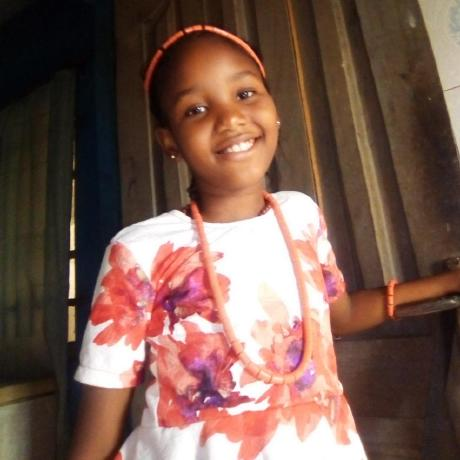
#> input picture _img/img-a.png, 460 x 460 px
$ python sample.py
#> lines starting #> are read from the running program, lines starting #| are printed output that depends on the picture
import cv2 as cv

img = cv.imread('../_img/img-a.png')
#> img is the input picture: shape (460, 460, 3); mean B, G, R 78.5, 89.6, 119.9
img1 = cv.cvtColor(img, cv.COLOR_BGR2GRAY )
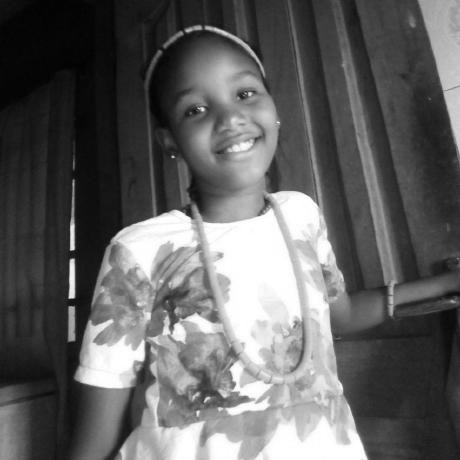
#> img1: shape (460, 460); min 1, max 255, mean 97.4
img2 = cv.cvtColor(img, cv.COLOR_BGR2HSV)
#> img2: shape (460, 460, 3); mean H, S, V 33.6, 106.9, 120.7

# Displaying the image
cv.imshow('original', img)
cv.imshow('Gray', img1)
cv.imshow('HSV', img2)

cv.waitKey(0)
cv.destroyAllWindows()

$ run again, with _img/Dhoni-and-Virat.png copied over _img/img-a.png
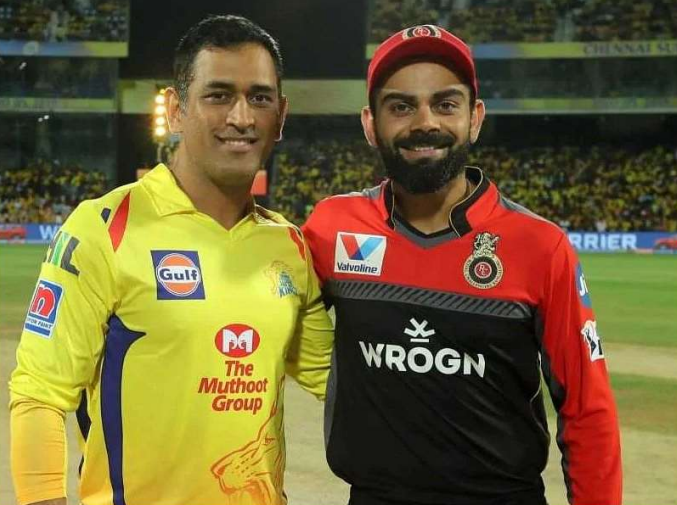
#> input picture _img/Dhoni-and-Virat.png, 677 x 505 px
#> img is the input picture: shape (505, 677, 3); mean B, G, R 53.5, 98, 112.8
#> `img1 = cv.cvtColor(img, cv.COLOR_BGR2GRAY )`:
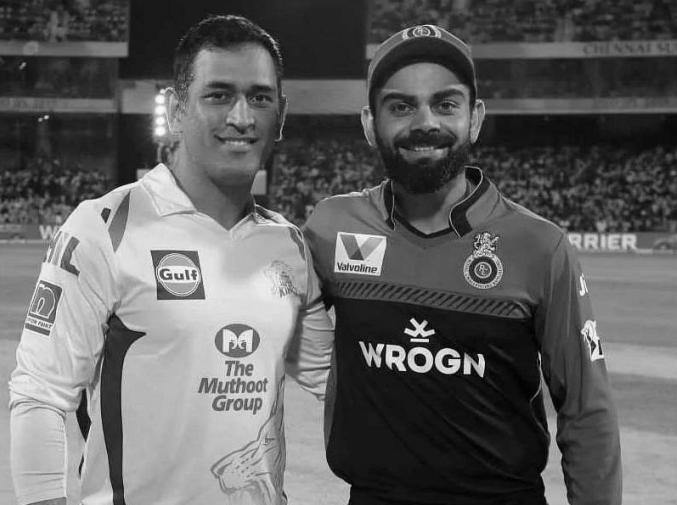
#> img1: shape (505, 677); min 0, max 252, mean 97.4
#> img2: shape (505, 677, 3); mean H, S, V 36.2, 120.4, 118.2
